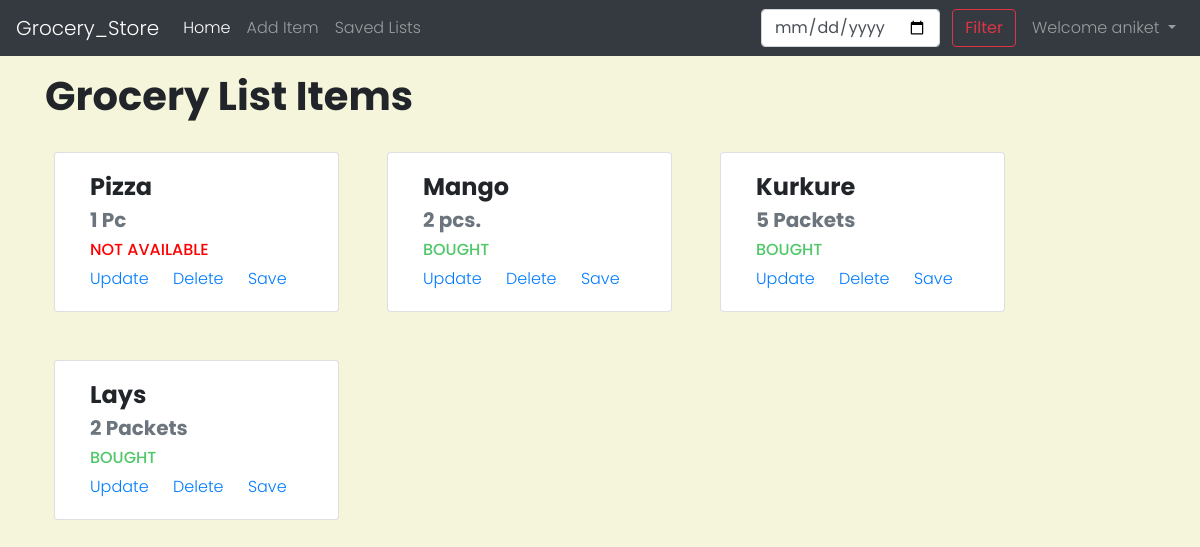
The app's page / (signed in), older data.
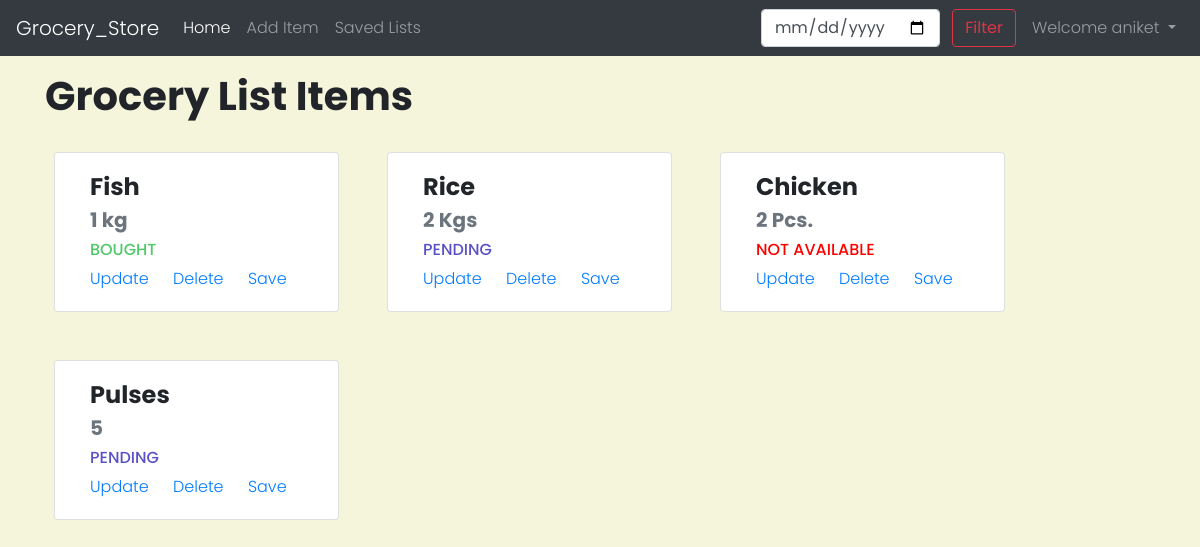
The same page, newer data.
### store/models.py (models this page shows, shortened)
class Product(models.Model):
    item_id = models.AutoField(primary_key=True)
    item_name = models.CharField(max_length=100)
    item_quantity= models.CharField(max_length=100)
    item_status= models.CharField(max_length=300)
    pub_date = models.DateField()
    is_saved= models.BooleanField(default=False)
    user_id= models.CharField(max_length=1000)

### store/views.py (the view)
# urls.py: 2. Add a URL to urlpatterns:  path('', views.home, name='home')
def home(request):
    items= Product.objects.filter(user_id=request.user.id).order_by('-pub_date')
    context={'items':items}
    return render(request,'store/home.html',context)

### templates/store/home.html (shortened to what this page needs)
{% extends 'base.html' %}
{% block homeactive %}
active
{% endblock homeactive %}
{% block body %}
<div class="container mt-3">
<h1 class="mt-2"> Grocery List Items </h1>
    <div class="row">
        {% for item in items %}
                <div class="card col-md-3 my-4 mx-4" style="width: 18rem;">
                    <div class="card-body">
                        <h4 class="card-title">{{ item.item_name }}</h4>
                        <h5 class="card-subtitle mb-2 text-muted">{{ item.item_quantity }}</h5>
                        <h6 class="card-subtitle mt-2 mb-2 {% if item.item_status == 'BOUGHT' %}one{% endif %} {% if item.item_status == 'PENDING' %}two{% endif %} {% if item.item_status == 'NOT AVAILABLE' %}three{% endif %} "> {{item.item_status}}</h6>
                        <a href="updateView/{{ item.item_id }}" class="card-link mt-2">Update</a>
                        <a href="deleted/{{ item.item_id }}" class="card-link mt-2">Delete</a>
                        <a href="saveit/{{ item.item_id }}" class="card-link mt-2">Save</a>
                    </div>
                </div>
        {% endfor %}
    </div>
</div>
{% endblock body %}

### templates/base.html (shortened to what this page needs)
<!doctype html>
<html lang="en">
<head>
  <link rel="stylesheet" href="https://cdn.jsdelivr.net/npm/bootstrap@4.5.3/dist/css/bootstrap.min.css"
>
  {% load static %}
  <link rel="stylesheet" href="{% static 'base.css' %}">
</head>
<body>
  <nav class="navbar navbar-expand-lg navbar-dark bg-dark">
    <a class="navbar-brand" href="/">Grocery_Store</a>
    <div class="collapse navbar-collapse" id="navbarSupportedContent">
      <ul class="navbar-nav mr-auto">
        <li class="nav-item {% block homeactive %}
        {% endblock homeactive %}">
          <a class="nav-link" href="/">Home <span class="sr-only">(current)</span></a>
        </li>
        <li class="nav-item {% block addactive %}
        {% endblock addactive %}">
          <a class="nav-link" href="/add">Add Item</a>
        </li>
        <li class="nav-item {% block savedactive %}
        {% endblock savedactive %}">
          <a class="nav-link" href="/displaysaved">Saved Lists</a>
        </li>
      </ul>
      <div class="ml-auto form-inline ">
      <form method="post" action="/query" class="my-2 my-lg-0 mr-2">
        <input class="form-control mr-sm-2" type="date" placeholder="dd-mm-yyyy" aria-label="Search" name="query"
          id="query">
        <button class="btn btn-outline-danger my-2 my-sm-0" type="submit">Filter</button>
      </form>
      {% if user.is_authenticated %}
      <ul class="navbar-nav">
       <li class="nav-item dropdown">
        <a class="nav-link dropdown-toggle" href="#" id="navbarDropdown" role="button" data-toggle="dropdown" aria-haspopup="true" aria-expanded="false">
          Welcome {{request.user}}
        </a>
      </li>
      </ul>
      {% endif %}
      </div>
    </div>
  </nav>
  {% block body %}
  {% endblock body %}
</body>
</html>

### store/static/base.css (style rules this page uses)
body { font-family: 'Poppins', sans-serif; font-weight: 300; background-color: beige; }
h1, h2, h3, h4, h5 { font-family: 'Poppins', sans-serif; font-weight: 700; }
.one { color : #50C769; }
.two { color: #5A50C7; }
.three { color: red; }

Row changes from the older to the newer data that the page shows:
removed Product: item_name "Pizza", item_quantity "1 Pc", item_status "NOT AVAILABLE"
removed Product: item_name "Mango", item_quantity "2 pcs.", item_status "BOUGHT"
removed Product: item_name "Kurkure", item_quantity "5 Packets", item_status "BOUGHT"
removed Product: item_name "Lays", item_quantity "2 Packets", item_status "BOUGHT"
added Product: item_name "Fish", item_quantity "1 kg", item_status "BOUGHT"
added Product: item_name "Rice", item_quantity "2 Kgs", item_status "PENDING"
added Product: item_name "Chicken", item_quantity "2 Pcs.", item_status "NOT AVAILABLE"
added Product: item_name "Pulses", item_quantity "5", item_status "PENDING"
